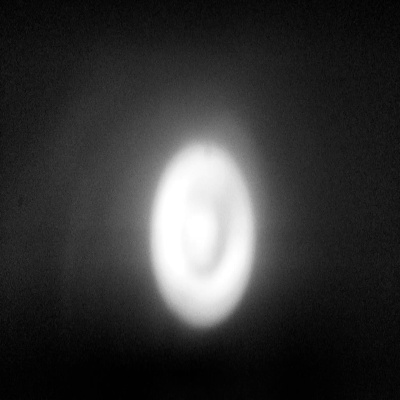
#> input picture ToolsCode/Resources/frame1.jpg, 400 x 400 px
$ python CutImageInCircle.py
#> lines starting #> are read from the running program, lines starting #| are printed output that depends on the picture; after the words box and inside, x2 and y2 are one past the last pixel; in counts of white or black regions, pixels touching at a corner belong together
import cv2
import numpy as np

# get image
sourceLight = cv2.imread("Resources/frame1.jpg")
#> sourceLight is the input picture: shape (400, 400, 3); min 0, max 255, mean 52.3
cv2.imshow("sourceLight: %d" % np.mean(sourceLight), sourceLight)

# get image dimensions
height, weight = sourceLight.shape[:2]
#> height = 400; weight = 400

# create mask
radius = 100
mask = np.zeros_like(sourceLight)
mask = cv2.circle(mask, (height//2, weight//2), radius, (255, 255, 255), -1)

#
finalImage = cv2.bitwise_and(sourceLight, mask)
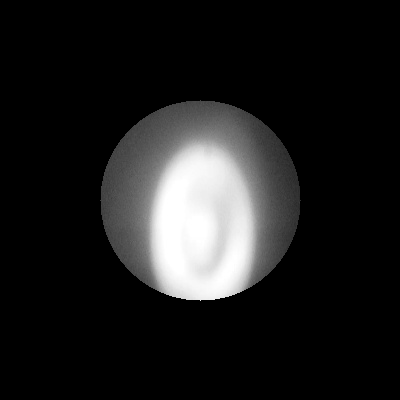
#> finalImage: shape (400, 400, 3); min 0, max 255, mean 30.1

cv2.imshow("Final Image: %d" % np.mean(finalImage), finalImage)
cv2.imshow("Mask", mask)
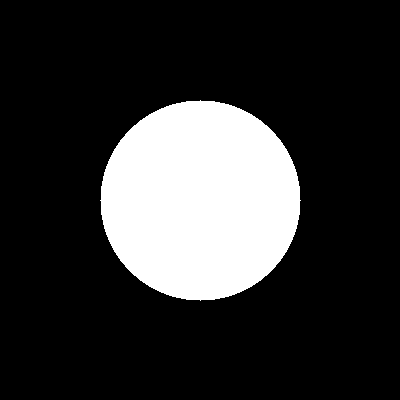
#> window 'Mask': shape (400, 400, 3); 19.6% white; 1 white region, box (x1, y1, x2, y2) and area: (100, 100, 301, 301) 31417
cv2.waitKey(0)
cv2.destroyAllWindows()

$ run again, with ToolsCode/Resources/frame0.jpg copied over ToolsCode/Resources/frame1.jpg
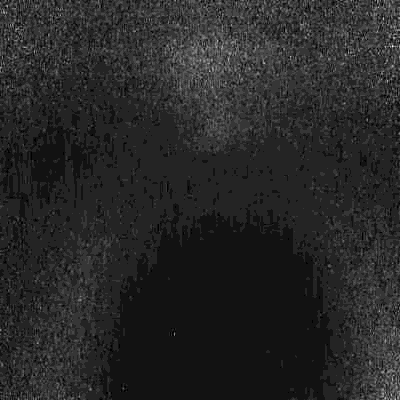
#> input picture ToolsCode/Resources/frame0.jpg, 400 x 400 px
#> sourceLight is the input picture: shape (400, 400, 3); min 0, max 14, mean 2.19
#> `finalImage = cv2.bitwise_and(sourceLight, mask)`:
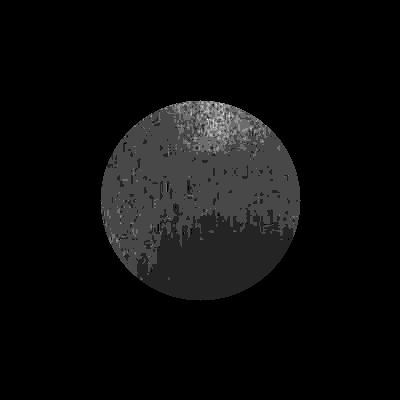
#> finalImage: shape (400, 400, 3); min 0, max 7, mean 0.353; drawn with min black and max white

$ run again, with ToolsCode/Resources/frame2.jpg copied over ToolsCode/Resources/frame1.jpg
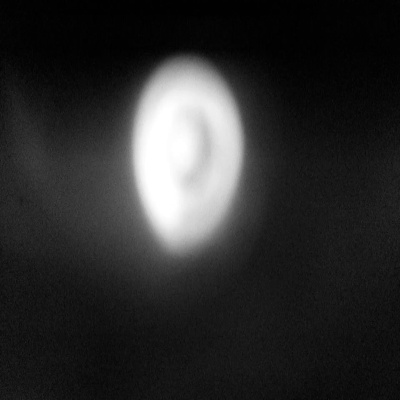
#> input picture ToolsCode/Resources/frame2.jpg, 400 x 400 px
#> sourceLight is the input picture: shape (400, 400, 3); min 0, max 255, mean 44.5
#> `finalImage = cv2.bitwise_and(sourceLight, mask)`:
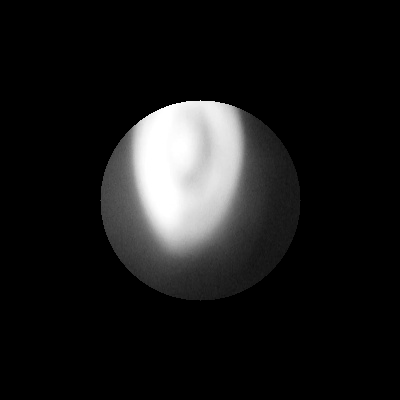
#> finalImage: shape (400, 400, 3); min 0, max 255, mean 24.8
